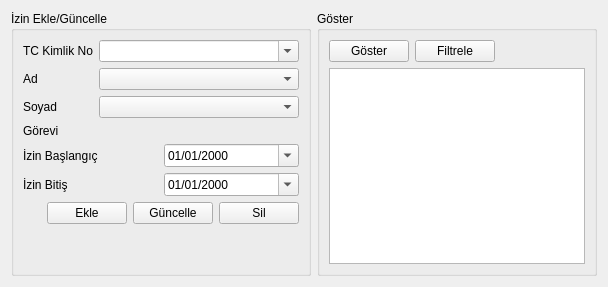
      <widget class="QWidget" name="pageIzin">
       <layout class="QGridLayout" name="gridLayout_15">
        <item row="0" column="0">
         <widget class="QGroupBox" name="groupBox_7">
          <property name="minimumSize">
           <size>
            <width>300</width>
            <height>0</height>
           </size>
          </property>
          <property name="maximumSize">
           <size>
            <width>300</width>
            <height>16777215</height>
           </size>
          </property>
          <property name="title">
           <string>İzin Ekle/Güncelle</string>
          </property>
          <layout class="QGridLayout" name="gridLayout_13">
           <item row="0" column="0">
            <layout class="QHBoxLayout" name="horizontalLayout_42">
             <item>
              <widget class="QLabel" name="label_adsaat_4">
               <property name="text">
                <string>TC Kimlik No</string>
               </property>
              </widget>
             </item>
             <item>
              <widget class="QComboBox" name="comboBox_izintc">
               <property name="minimumSize">
                <size>
                 <width>200</width>
                 <height>0</height>
                </size>
               </property>
               <property name="maximumSize">
                <size>
                 <width>200</width>
                 <height>16777215</height>
                </size>
               </property>
               <property name="editable">
                <bool>true</bool>
               </property>
              </widget>
             </item>
            </layout>
           </item>
           <item row="1" column="0">
            <layout class="QHBoxLayout" name="horizontalLayout_23">
             <item>
              <widget class="QLabel" name="label_adsaat_3">
               <property name="text">
                <string>Ad</string>
               </property>
              </widget>
             </item>
             <item>
              <widget class="QComboBox" name="comboBox_izinad">
               <property name="minimumSize">
                <size>
                 <width>200</width>
                 <height>0</height>
                </size>
               </property>
               <property name="maximumSize">
                <size>
                 <width>200</width>
                 <height>16777215</height>
                </size>
               </property>
               <property name="editable">
                <bool>false</bool>
               </property>
               <property name="modelColumn">
                <number>0</number>
               </property>
              </widget>
             </item>
            </layout>
           </item>
           <item row="2" column="0">
            <layout class="QHBoxLayout" name="horizontalLayout_24">
             <item>
              <widget class="QLabel" name="label_soyadsaat_3">
               <property name="text">
                <string>Soyad</string>
               </property>
              </widget>
             </item>
             <item>
              <widget class="QComboBox" name="comboBox_izinsoyad">
               <property name="minimumSize">
                <size>
                 <width>200</width>
                 <height>0</height>
                </size>
               </property>
               <property name="maximumSize">
                <size>
                 <width>200</width>
                 <height>16777215</height>
                </size>
               </property>
               <property name="editable">
                <bool>false</bool>
               </property>
               <property name="modelColumn">
                <number>0</number>
               </property>
              </widget>
             </item>
            </layout>
           </item>
           <item row="3" column="0">
            <layout class="QHBoxLayout" name="horizontalLayout_25">
             <item>
              <widget class="QLabel" name="label_gorevsaat_3">
               <property name="text">
                <string>Görevi</string>
               </property>
              </widget>
             </item>
             <item>
              <widget class="QLabel" name="label_gorevizin">
               <property name="minimumSize">
                <size>
                 <width>200</width>
                 <height>0</height>
                </size>
               </property>
               <property name="text">
                <string/>
               </property>
              </widget>
             </item>
            </layout>
           </item>
           <item row="4" column="0">
            <layout class="QHBoxLayout" name="horizontalLayout_26">
             <item>
              <widget class="QLabel" name="label_tarihsaat_2">
               <property name="text">
                <string>İzin Başlangıç</string>
               </property>
              </widget>
             </item>
             <item>
              <widget class="QDateEdit" name="dateEdit_izinbas">
               <property name="displayFormat">
                <string>dd/MM/yyyy</string>
               </property>
               <property name="calendarPopup">
                <bool>true</bool>
               </property>
              </widget>
             </item>
            </layout>
           </item>
           <item row="5" column="0">
            <layout class="QHBoxLayout" name="horizontalLayout_27">
             <item>
              <widget class="QLabel" name="label_calsmasaat_2">
               <property name="text">
                <string>İzin Bitiş</string>
               </property>
              </widget>
             </item>
             <item>
              <widget class="QDateEdit" name="dateEdit_izinbitis">
               <property name="displayFormat">
                <string>dd/MM/yyyy</string>
               </property>
               <property name="calendarPopup">
                <bool>true</bool>
               </property>
              </widget>
             </item>
            </layout>
           </item>
           <item row="6" column="0">
            <layout class="QHBoxLayout" name="horizontalLayout_28">
             <item>
              <spacer name="horizontalSpacer_4">
               <property name="orientation">
                <enum>Qt::Horizontal</enum>
               </property>
               <property name="sizeHint" stdset="0">
                <size>
                 <width>40</width>
                 <height>20</height>
                </size>
               </property>
              </spacer>
             </item>
             <item>
              <widget class="QPushButton" name="pushButton_ekleizin">
               <property name="text">
                <string>Ekle</string>
               </property>
               <property name="icon">
                <iconset resource="icons.qrc">
                 <normaloff>:/img/insert_row.png</normaloff>:/img/insert_row.png</iconset>
               </property>
              </widget>
             </item>
             <item>
              <widget class="QPushButton" name="pushButton_guncizin">
               <property name="text">
                <string>Güncelle</string>
               </property>
               <property name="icon">
                <iconset resource="icons.qrc">
                 <normaloff>:/img/reload.png</normaloff>:/img/reload.png</iconset>
               </property>
              </widget>
             </item>
             <item>
              <widget class="QPushButton" name="pushButton_silizin">
               <property name="text">
                <string>Sil</string>
               </property>
               <property name="icon">
                <iconset resource="icons.qrc">
                 <normaloff>:/img/delete_row.png</normaloff>:/img/delete_row.png</iconset>
               </property>
              </widget>
             </item>
            </layout>
           </item>
           <item row="7" column="0">
            <layout class="QVBoxLayout" name="verticalLayout_8">
             <item>
              <spacer name="verticalSpacer_3">
               <property name="orientation">
                <enum>Qt::Vertical</enum>
               </property>
               <property name="sizeHint" stdset="0">
                <size>
                 <width>20</width>
                 <height>40</height>
                </size>
               </property>
              </spacer>
             </item>
            </layout>
           </item>
          </layout>
         </widget>
        </item>
        <item row="0" column="1">
         <widget class="QGroupBox" name="groupBox_8">
          <property name="title">
           <string>Göster</string>
          </property>
          <layout class="QGridLayout" name="gridLayout_14">
           <item row="0" column="0">
            <layout class="QHBoxLayout" name="horizontalLayout_29">
             <item>
              <widget class="QPushButton" name="pushButton_gosterizin">
               <property name="text">
                <string>Göster</string>
               </property>
               <property name="icon">
                <iconset resource="icons.qrc">
                 <normaloff>:/img/view.png</normaloff>:/img/view.png</iconset>
               </property>
              </widget>
             </item>
             <item>
              <widget class="QPushButton" name="pushButton_filtreizin">
               <property name="text">
                <string>Filtrele</string>
               </property>
               <property name="icon">
                <iconset resource="icons.qrc">
                 <normaloff>:/img/apply_filter.png</normaloff>:/img/apply_filter.png</iconset>
               </property>
              </widget>
             </item>
             <item>
              <spacer name="horizontalSpacer_6">
               <property name="orientation">
                <enum>Qt::Horizontal</enum>
               </property>
               <property name="sizeHint" stdset="0">
                <size>
                 <width>40</width>
                 <height>20</height>
                </size>
               </property>
              </spacer>
             </item>
            </layout>
           </item>
           <item row="1" column="0">
            <widget class="QTableView" name="tableView_izin">
             <property name="editTriggers">
              <set>QAbstractItemView::NoEditTriggers</set>
             </property>
             <property name="alternatingRowColors">
              <bool>true</bool>
             </property>
             <property name="selectionMode">
              <enum>QAbstractItemView::SingleSelection</enum>
             </property>
             <property name="selectionBehavior">
              <enum>QAbstractItemView::SelectRows</enum>
             </property>
             <property name="sortingEnabled">
              <bool>true</bool>
             </property>
            </widget>
           </item>
          </layout>
         </widget>
        </item>
       </layout>
      </widget>
